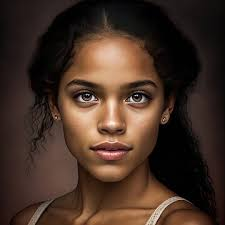
#> input picture images/face1.jpg, 225 x 225 px
$ python faceDetection.py
#> lines starting #> are read from the running program, lines starting #| are printed output that depends on the picture

#Importing Library
import cv2
import os
#Load Cascade
face_cascade = cv2.CascadeClassifier("haarcascade_frontalface_default.xml")
image_path="images/face1.jpg" # must change whit your path
if not(os.path.exists(image_path)):
    print("Image not found")
    exit()

#Load image
our_image_color = cv2.imread(image_path)
#> our_image_color is the input picture: shape (225, 225, 3); mean B, G, R 37.5, 48.4, 68.6
our_image_gray = cv2.cvtColor(our_image_color,cv2.COLOR_RGB2GRAY)
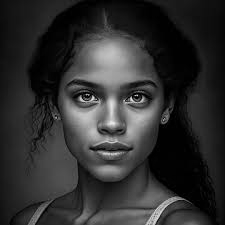
#> our_image_gray: shape (225, 225); min 0, max 235, mean 47.5

#Detect face
faces = face_cascade.detectMultiScale(our_image_gray,
scaleFactor = 1.05,minNeighbors = 8)
#> faces = [[49, 46, 128, 128]]
#1.05 8
if len(faces) > 0:
    #Draw a rectangle around face
    for x, y, w, h in faces:
        our_image_rect = cv2.rectangle(our_image_color, (x,y), (x+w,y+h), (150,255,0), 2)
#> this loop made 1 pass
#> pass 1, `our_image_rect = cv2.rectangle(our_image_color, (x,y), (x+w,y+h), (150..`:
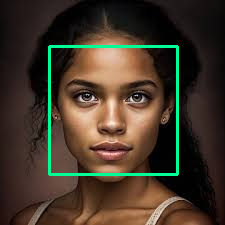
#> our_image_rect: shape (225, 225, 3); mean B, G, R 41.1, 54.9, 66.8
    # Show Image
    cv2.imshow("Face Detection", our_image_rect)
    print("number of faces that i can found is :"+str(faces.shape[0]))
#| number of faces that i can found is :1
else:
    cv2.imshow("Face Detection", our_image_color)
    print("i cant found any faces")

cv2.waitKey(0)
cv2.destroyAllWindows

$ run again, with images/face2.jpg copied over images/face1.jpg
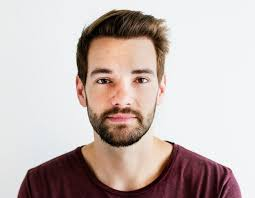
#> input picture images/face2.jpg, 255 x 198 px
#> our_image_color is the input picture: shape (198, 255, 3); mean B, G, R 181.2, 184.5, 198.2
#> `our_image_gray = cv2.cvtColor(our_image_color,cv2.COLOR_RGB2GRAY)`:
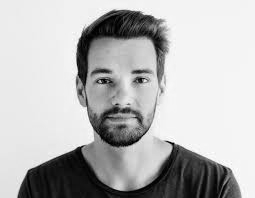
#> our_image_gray: shape (198, 255); min 0, max 255, mean 184.9
#> faces = [[69, 39, 107, 107]]
#> the loop `for x, y, w, h in faces:` made 1 pass
#| number of faces that i can found is :1

$ run again, with images/face3.jpg copied over images/face1.jpg
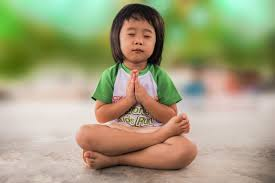
#> input picture images/face3.jpg, 275 x 183 px
#> our_image_color is the input picture: shape (183, 275, 3); mean B, G, R 125.9, 159.8, 162.6
#> `our_image_gray = cv2.cvtColor(our_image_color,cv2.COLOR_RGB2GRAY)`:
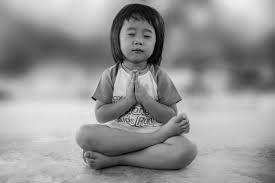
#> our_image_gray: shape (183, 275); min 1, max 238, mean 150
#> faces = [[114, 16, 47, 47]]
#> the loop `for x, y, w, h in faces:` made 1 pass
#| number of faces that i can found is :1
